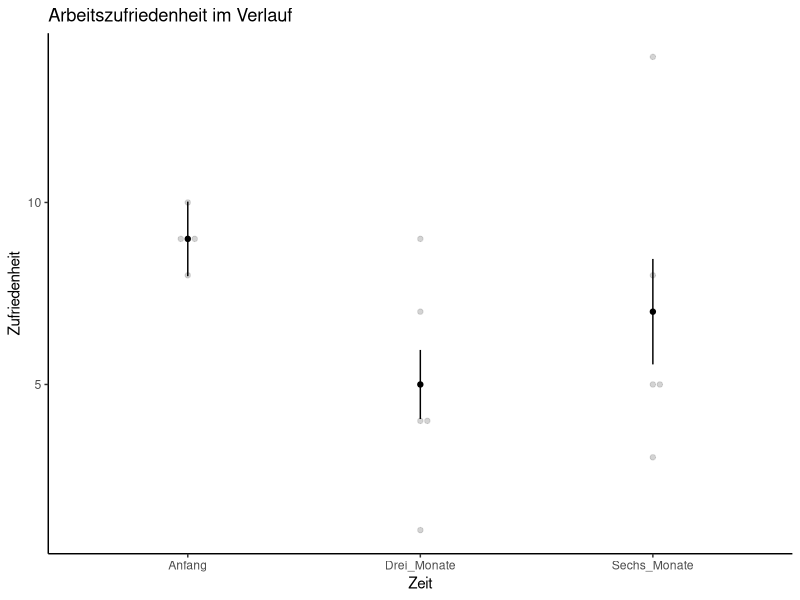

Write the R code that produced this figure.
#### Dr. Boris Mayer: Übungen zu Statistik II (Institut für Psychologie, Universität Bern)
#### Übung 12: Einfaktorielle Varianzanalyse mit Messwiederholung (RM-ANOVA) in R

### Packages laden

library(afex)
library(emmeans)
library(tidyverse) # für Datendefinition


### 1. Daten

honeymoon1 <- tibble(ID = as.factor(rep(1:5, times = 3)),
                     zufriedenheit = c(9, 9,  9, 10, 8,
                                       4, 4,  7,  9, 1,
                                       5, 8, 14,  5, 3),
                     zeit = as.factor(rep(c("Anfang",
                                            "Drei_Monate",
                                            "Sechs_Monate"), each = 5)))


honeymoon1 # Daten anschauen


### 2. Einfaktorielle ANOVA mit Messwiederholung

anova1MW <- aov_4(zufriedenheit ~ 1 + (zeit | ID), data = honeymoon1)


summary(anova1MW)
# Fun fact: QS_zwP als Error-SS des Intercepts im summary-Output enthalten

anova1MW$anova_table
# Hier werden standardmässig (unabhängig vom Ergebnis des Mauchly-Tests und von
# der Grösse von e_GG) die Greenhouse-Geisser-korrigierten F-Tests berichtet
# + Effektstärke ges (nicht-partielles eta^2)


# Plot der Mittelwerte
# Für den Plot verwenden wir die Funktion `afex_plot(object, x)` aus dem `afex`-Package.
# Als erstes Argument der Funktion wird das Ergebnisobjekt der ANOVA benötigt.
# Für das Argument `x =` muss die Gruppierungsvariable/Faktor angegeben werden.
# Mit `error = "within"` erhält man die für messwiederholte Daten angepassten
# Standardfehler/Konfidenzintervalle.
# Im Plot werden per default Mittelwerte mit den 95 %-Konfidenzintervallen pro
# Stufe der unabhängigen Variable angezeigt. Mit error_ci = FALSE erhält man
# stattdessen die Standardfehler der Mittelwerte.

# `afex_plot()` erstellt ein ggplot-Objekt, welches wir weiter verändern können.
p <- afex_plot(object = anova1MW,
               x = "zeit",
               error = "within",
               error_ci = FALSE)

## Verschönern Sie den Plot, indem Sie folgende Elemente hinzufügen:
p +
    theme_classic() +                                                  # Hintergrund weiss
    ggtitle("Arbeitszufriedenheit im Verlauf") +                       # Titel hinzufügen
    xlab("Zeit") +                                                     # x-Achse beschriften
    ylab("Zufriedenheit")                                              # y-Achse beschriften




### 3. Post-hoc-Einzelvergleiche

# Die Funktion `emmeans(object, specs)` benötigt für die Berechnung der Post-hoc-Einzelvergleiche
# als erstes Argument die Ergebnis-Tabelle der ANOVA. Als zweites Argument muss
# die Gruppierungsvariable/Faktor mit einer Tilde `~` angegeben werden.
# Wir speichern das Ergebnis unter `result1MW` ab, um damit weiterrechnen zu können.
result1MW <- emmeans(object = anova1MW, specs = ~ zeit)

# ALLE möglichen Post-hoc-Einzelvergleiche erhalten wir, indem wir die Funktion
# `pairs(x, adjust)` auf das Ergebnisobjekt (x) der `emmeans()`-Funktion anwenden.
# Mit dem Argument `adjust` wird dabei die Korrekturmethode bestimmt.
# Hier lassen wir uns zunächst die unkorrigierten p-Werte ausgeben (adjust = "none")
# und anschliessend die nach Tukey korrigierten (auch mit Pipe möglich):
result1MW |> pairs(adjust = "none")
result1MW |> pairs(adjust = "tukey")
# mit der Tukey-Korrektur ist der erste Vergleich (Anfang - Drei_Monate) signifikant, aber:
# Post-hoc Einzelvergleiche hier nur zur Veranschaulichung, da der Omnibustest der
# Varianzanalyse mit Messwiederholung nicht signifikant war.



### 4. Polynomiale Trendkontraste

# Trendkontraste lassen sich mit der emmeans-Funktion `contrast()` zusammen mit dem
# oben definierten emmeans-Objekt und mit dem Argument `method = "poly"` berechnen.
# Es werden immer alle möglichen Trendkontraste ausgegeben (hier: linear und quadratisch).
# Da wir uns hier aus theoretischen Gründen nur für den quadratischen Kontrast
# interessieren, ist eine Alpha-Korrektur nicht notwendig (`adjust = "none"`)
contrast(object = result1MW, method = "poly", adjust = "none")
# Alternativ mit Pipe:
result1MW |> contrast(method = "poly", adjust = "none")
# Da wir die gerichtete Alternativhypothese eines POSITIVEN quadratischen Trends
# testen (U-förmiger Verlauf der Arbeitszufriedenheit), muss der p-Wert des
# quadratischen Kontrasts noch halbiert werden! -> p = 0.0306 -> sig.


# Kontrastkoeffizienten verifizieren mit coef():
coef(contrast(object = result1MW, method = "poly"))



### 5. Vertiefung: Einfaktorielle ANOVA mit Messwiederholung in R Schritt für Schritt

# Hier wird gezeigt, wie man die ANOVA in R mit `mutate()` und `summarize()` parallel
# zu den von Hand vorgenommenen Berechnungen durchführen kann.
table <- honeymoon1 |>
    mutate(mean = mean(zufriedenheit)) |>            # Gesamtmittelwert
    group_by(zeit) |>
    mutate(mean_bedingung = mean(zufriedenheit)) |>  # Bedingungsmittelwerte A
    group_by(ID) |>
    mutate(mean_person = mean(zufriedenheit)) |>     # Personenmittelwerte
    ungroup() |>
    summarize(QS_tot = sum((zufriedenheit - mean)^2),
              QS_zwA = sum((mean_bedingung - mean)^2),
              QS_zwP = sum((mean_person - mean)^2),
              QS_Res = QS_tot - QS_zwA - QS_zwP,
              J = length(levels(zeit)),
              n = length(levels(ID)),
              df_zwA = J - 1,
              df_Res = (n - 1) * (J - 1),
              MQS_zwA = QS_zwA / df_zwA,
              MQS_Res = QS_Res / df_Res,
              F_zwA = MQS_zwA / MQS_Res,
              F_Res = NA,                  # für Umformung in Tabelle
              p_zwA = pf(F_zwA, df_zwA, df_Res, lower.tail = FALSE),
              p_Res = NA,                  # für Umformung in Tabelle
              etasq_zwA = QS_zwA / QS_tot,
              etasqp_zwA = QS_zwA / (QS_zwA + QS_Res),
              etasq_Res = NA,              # für Umformung in Tabelle
              etasqp_Res = NA) |>          # für Umformung in Tabelle
    select(-QS_tot, -QS_zwP, -n, -J)       # werden für Tabelle nicht benötigt


table |> pivot_longer(everything(),
                         names_to = c(".value", "source"),
                         names_sep = "_")
